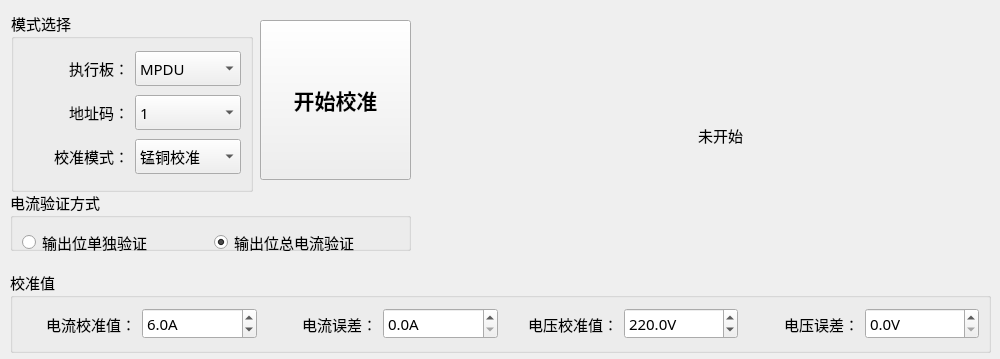
<?xml version="1.0" encoding="UTF-8"?>
<ui version="4.0">
 <class>ModeSelectWid</class>
 <widget class="QWidget" name="ModeSelectWid">
  <property name="geometry">
   <rect>
    <x>0</x>
    <y>0</y>
    <width>1000</width>
    <height>359</height>
   </rect>
  </property>
  <property name="font">
   <font>
    <family>微软雅黑</family>
    <pointsize>11</pointsize>
   </font>
  </property>
  <property name="windowTitle">
   <string>Form</string>
  </property>
  <widget class="QGroupBox" name="groupBox_1">
   <property name="geometry">
    <rect>
     <x>11</x>
     <y>11</y>
     <width>242</width>
     <height>181</height>
    </rect>
   </property>
   <property name="title">
    <string>模式选择</string>
   </property>
   <layout class="QGridLayout" name="gridLayout">
    <item row="2" column="1">
     <widget class="QComboBox" name="modeBox">
      <property name="minimumSize">
       <size>
        <width>0</width>
        <height>35</height>
       </size>
      </property>
      <property name="editable">
       <bool>false</bool>
      </property>
      <item>
       <property name="text">
        <string>锰铜校准</string>
       </property>
      </item>
      <item>
       <property name="text">
        <string>互感器校准</string>
       </property>
      </item>
     </widget>
    </item>
    <item row="2" column="0">
     <widget class="QLabel" name="label_4">
      <property name="minimumSize">
       <size>
        <width>0</width>
        <height>35</height>
       </size>
      </property>
      <property name="text">
       <string>校准模式：</string>
      </property>
      <property name="alignment">
       <set>Qt::AlignRight|Qt::AlignTrailing|Qt::AlignVCenter</set>
      </property>
     </widget>
    </item>
    <item row="0" column="0">
     <widget class="QLabel" name="label_5">
      <property name="minimumSize">
       <size>
        <width>0</width>
        <height>35</height>
       </size>
      </property>
      <property name="text">
       <string>执行板：</string>
      </property>
      <property name="alignment">
       <set>Qt::AlignRight|Qt::AlignTrailing|Qt::AlignVCenter</set>
      </property>
     </widget>
    </item>
    <item row="1" column="0">
     <widget class="QLabel" name="label_6">
      <property name="minimumSize">
       <size>
        <width>0</width>
        <height>35</height>
       </size>
      </property>
      <property name="text">
       <string>地址码：</string>
      </property>
      <property name="alignment">
       <set>Qt::AlignRight|Qt::AlignTrailing|Qt::AlignVCenter</set>
      </property>
     </widget>
    </item>
    <item row="0" column="1">
     <widget class="QComboBox" name="devTypeBox">
      <property name="minimumSize">
       <size>
        <width>0</width>
        <height>35</height>
       </size>
      </property>
      <property name="editable">
       <bool>false</bool>
      </property>
      <item>
       <property name="text">
        <string>MPDU</string>
       </property>
      </item>
      <item>
       <property name="text">
        <string>ZPDU</string>
       </property>
      </item>
     </widget>
    </item>
    <item row="1" column="1">
     <widget class="QComboBox" name="addrBox">
      <property name="minimumSize">
       <size>
        <width>0</width>
        <height>35</height>
       </size>
      </property>
      <item>
       <property name="text">
        <string>1</string>
       </property>
      </item>
      <item>
       <property name="text">
        <string>2</string>
       </property>
      </item>
      <item>
       <property name="text">
        <string>3</string>
       </property>
      </item>
      <item>
       <property name="text">
        <string>4</string>
       </property>
      </item>
     </widget>
    </item>
   </layout>
  </widget>
  <widget class="QPushButton" name="startBtn">
   <property name="geometry">
    <rect>
     <x>260</x>
     <y>20</y>
     <width>151</width>
     <height>160</height>
    </rect>
   </property>
   <property name="minimumSize">
    <size>
     <width>0</width>
     <height>160</height>
    </size>
   </property>
   <property name="font">
    <font>
     <pointsize>16</pointsize>
     <weight>75</weight>
     <bold>true</bold>
    </font>
   </property>
   <property name="text">
    <string>开始校准</string>
   </property>
  </widget>
  <widget class="QGroupBox" name="groupBox_2">
   <property name="geometry">
    <rect>
     <x>10</x>
     <y>190</y>
     <width>401</width>
     <height>61</height>
    </rect>
   </property>
   <property name="title">
    <string>电流验证方式</string>
   </property>
   <layout class="QGridLayout" name="gridLayout_2">
    <item row="0" column="0">
     <widget class="QRadioButton" name="oneRradio">
      <property name="minimumSize">
       <size>
        <width>0</width>
        <height>30</height>
       </size>
      </property>
      <property name="text">
       <string>输出位单独验证</string>
      </property>
     </widget>
    </item>
    <item row="0" column="1">
     <widget class="QRadioButton" name="allRadio">
      <property name="minimumSize">
       <size>
        <width>0</width>
        <height>30</height>
       </size>
      </property>
      <property name="text">
       <string>输出位总电流验证</string>
      </property>
      <property name="checked">
       <bool>true</bool>
      </property>
     </widget>
    </item>
   </layout>
  </widget>
  <widget class="QGroupBox" name="groupBox_3">
   <property name="geometry">
    <rect>
     <x>10</x>
     <y>270</y>
     <width>981</width>
     <height>83</height>
    </rect>
   </property>
   <property name="title">
    <string>校准值</string>
   </property>
   <layout class="QGridLayout" name="gridLayout_3">
    <item row="0" column="0">
     <widget class="QLabel" name="label_7">
      <property name="minimumSize">
       <size>
        <width>0</width>
        <height>35</height>
       </size>
      </property>
      <property name="text">
       <string>电流校准值：</string>
      </property>
      <property name="alignment">
       <set>Qt::AlignRight|Qt::AlignTrailing|Qt::AlignVCenter</set>
      </property>
     </widget>
    </item>
    <item row="0" column="1">
     <widget class="QDoubleSpinBox" name="curBox">
      <property name="minimumSize">
       <size>
        <width>0</width>
        <height>30</height>
       </size>
      </property>
      <property name="prefix">
       <string/>
      </property>
      <property name="suffix">
       <string>A</string>
      </property>
      <property name="decimals">
       <number>1</number>
      </property>
      <property name="maximum">
       <double>10.000000000000000</double>
      </property>
      <property name="singleStep">
       <double>0.100000000000000</double>
      </property>
      <property name="value">
       <double>6.000000000000000</double>
      </property>
     </widget>
    </item>
    <item row="0" column="2">
     <widget class="QLabel" name="label_9">
      <property name="minimumSize">
       <size>
        <width>0</width>
        <height>35</height>
       </size>
      </property>
      <property name="text">
       <string>电流误差：</string>
      </property>
      <property name="alignment">
       <set>Qt::AlignRight|Qt::AlignTrailing|Qt::AlignVCenter</set>
      </property>
     </widget>
    </item>
    <item row="0" column="3">
     <widget class="QDoubleSpinBox" name="curErrBox">
      <property name="minimumSize">
       <size>
        <width>0</width>
        <height>30</height>
       </size>
      </property>
      <property name="prefix">
       <string/>
      </property>
      <property name="suffix">
       <string>A</string>
      </property>
      <property name="decimals">
       <number>1</number>
      </property>
      <property name="maximum">
       <double>0.200000000000000</double>
      </property>
      <property name="singleStep">
       <double>0.100000000000000</double>
      </property>
     </widget>
    </item>
    <item row="0" column="4">
     <widget class="QLabel" name="label_8">
      <property name="minimumSize">
       <size>
        <width>0</width>
        <height>35</height>
       </size>
      </property>
      <property name="text">
       <string>电压校准值：</string>
      </property>
      <property name="alignment">
       <set>Qt::AlignRight|Qt::AlignTrailing|Qt::AlignVCenter</set>
      </property>
     </widget>
    </item>
    <item row="0" column="5">
     <widget class="QDoubleSpinBox" name="volBox">
      <property name="minimumSize">
       <size>
        <width>0</width>
        <height>30</height>
       </size>
      </property>
      <property name="suffix">
       <string>V</string>
      </property>
      <property name="decimals">
       <number>1</number>
      </property>
      <property name="maximum">
       <double>380.000000000000000</double>
      </property>
      <property name="value">
       <double>220.000000000000000</double>
      </property>
     </widget>
    </item>
    <item row="0" column="6">
     <widget class="QLabel" name="label_10">
      <property name="minimumSize">
       <size>
        <width>0</width>
        <height>35</height>
       </size>
      </property>
      <property name="text">
       <string>电压误差：</string>
      </property>
      <property name="alignment">
       <set>Qt::AlignRight|Qt::AlignTrailing|Qt::AlignVCenter</set>
      </property>
     </widget>
    </item>
    <item row="0" column="7">
     <widget class="QDoubleSpinBox" name="volErrBox">
      <property name="minimumSize">
       <size>
        <width>0</width>
        <height>30</height>
       </size>
      </property>
      <property name="suffix">
       <string>V</string>
      </property>
      <property name="decimals">
       <number>1</number>
      </property>
      <property name="maximum">
       <double>2.000000000000000</double>
      </property>
     </widget>
    </item>
   </layout>
  </widget>
  <widget class="QLabel" name="statusLab">
   <property name="geometry">
    <rect>
     <x>460</x>
     <y>20</y>
     <width>521</width>
     <height>231</height>
    </rect>
   </property>
   <property name="text">
    <string>未开始</string>
   </property>
   <property name="alignment">
    <set>Qt::AlignCenter</set>
   </property>
  </widget>
 </widget>
 <resources/>
 <connections/>
</ui>
